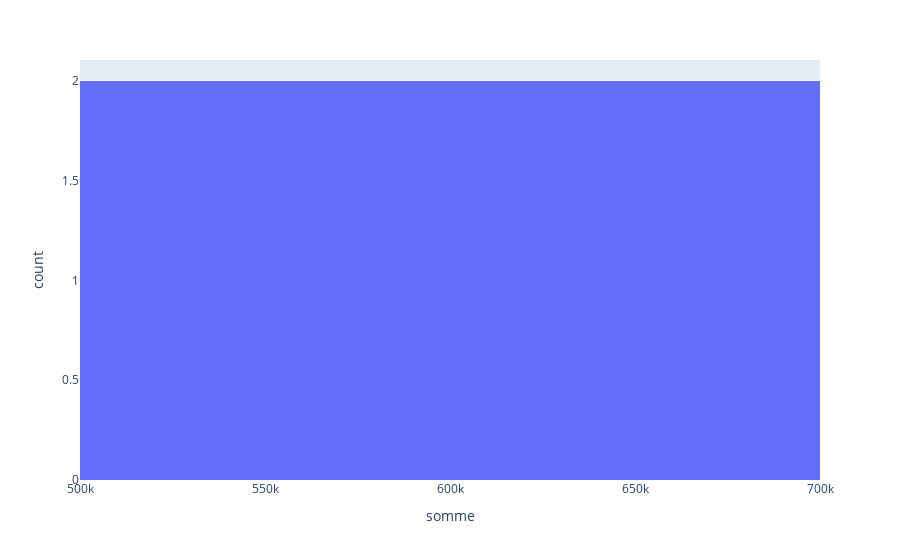

Source (notebook cell):
### Code cell
data = {'somme': [somme_apb_2016, somme_apb_2017, somme_2019, somme_2021], 'année': [2016, 2017, 2019, 2021]}
df = pd.DataFrame(data, index = [2016, 2017, 2019, 2021], columns = ['somme'])
fig = px.histogram(df, x='somme')
fig.show()

### Figure 1 — Plotly figure (JSON) as saved in the notebook; plotly's stock layout.template omitted (floating-point values rounded to 4 significant figures)
{"data": [{"alignmentgroup": "True", "bingroup": "x", "hovertemplate": "somme=%{x}<br>count=%{y}<extra></extra>", "legendgroup": "", "marker": {"color": "#636efa", "pattern": {"shape": ""}}, "name": "", "offsetgroup": "", "orientation": "v", "showlegend": false, "type": "histogram", "x": [525178, 532747, 626330, 652449], "xaxis": "x", "yaxis": "y"}], "layout": {"barmode": "relative", "legend": {"tracegroupgap": 0}, "margin": {"t": 60}, "xaxis": {"anchor": "y", "domain": [0, 1], "title": {"text": "somme"}}, "yaxis": {"anchor": "x", "domain": [0, 1], "title": {"text": "count"}}}}
